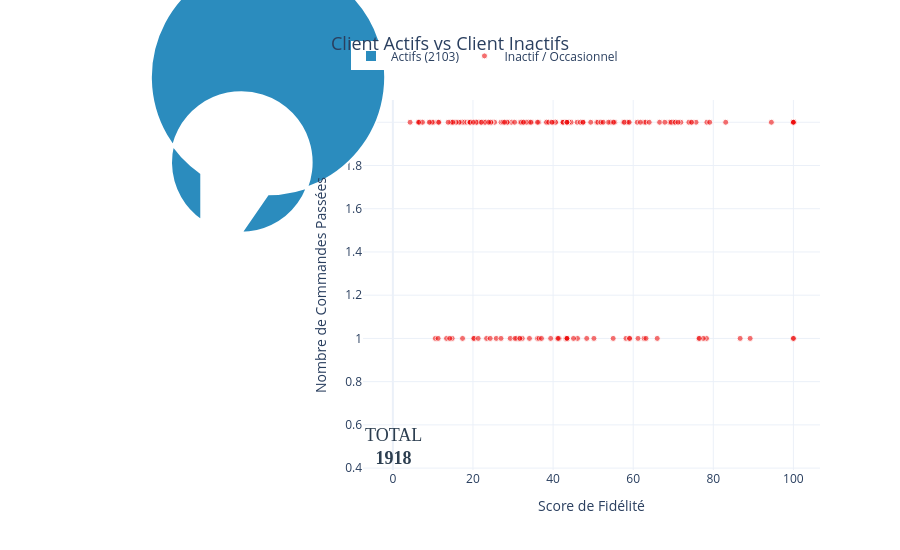

Notebook code for this chart:
### Markdown cell above
### Profils clients actifs vs inactifs

### Code cell
# Preparer la donnée 
order_counts = orders['customer_id'].value_counts()


client_metrics = orders_valid.groupby('customer_id').agg(
    nb_commandes=('order_id', 'count'),
    ca_total_xaf=('total_amount_xaf_clean', 'sum')
).reset_index()


df_scatter = client_metrics.merge(
    customers[['customer_id', 'loyalty_score', 'profile']], 
    on='customer_id', 
    how='inner'
)

# Function pour les customers Actif et Inactif en fonction de
def segment_customer(customer_id):
    count = order_counts.get(customer_id, 0)
    return 'Actif' if count >= 3 else 'Inactif / Occasionnel'

customers['profile'] = customers['customer_id'].map(segment_customer)

counts = customers['profile'].value_counts()
total_customers = len(customers)
nb_actifs = (order_counts >= 3).sum()
nb_inactifs = len(customers) - nb_actifs


ca_par_profile = df_scatter.groupby('profile')['ca_total_xaf'].sum()
ca_actifs = ca_par_profile.get('Actif', 0)
ca_inactifs = ca_par_profile.get('Inactif / Occasionnel', 0)


df_valid_orders = orders[orders['total_amount_xaf_clean'] > 0].copy()



df_scatter = df_scatter[(df_scatter['loyalty_score'] <= 100) & (df_scatter['loyalty_score'] > 0)]


fig = make_subplots(
    rows=1, cols=2, 
    specs=[[{"type": "pie"}, {"type": "scatter"}]], 
    horizontal_spacing=0.05,
    column_widths=[0.35, 0.65] 
)


fig.add_trace(
    go.Pie(
        labels=[f'Actifs ({nb_actifs})', f'Inactifs ({nb_inactifs})'], 
        values=[nb_actifs, nb_inactifs],
        hole=0.6, 
        marker=dict(colors=["#2b8cbe", "#ee0f0f"], line=dict(color="#FFFFFF", width=2)),
        textinfo='percent+label',
        hoverinfo='label+value+percent' ,
        pull=[0.05, 0], 
        name="Profil", 
        customdata=np.array([[ca_actifs], [ca_inactifs]]), 
       
        hovertemplate=(
            "<b>%{label}</b><br>"
            "Nombre de clients: %{value:,}<br>"
            "<b>CA Total: %{customdata[0]:,.0f} FCFA</b>"
            "<extra></extra>"
        )
    ), 
    row=1, col=1
)


couleurs_profil = {"Actif": "#2b8cbe", "Inactif / Occasionnel": "#ee0f0f"}

for profil, couleur in couleurs_profil.items():
    df_filtre = df_scatter[df_scatter['profile'] == profil]
    
    fig.add_trace(
        go.Scatter(
            x=df_filtre['loyalty_score'],
            y=df_filtre['nb_commandes'],
            
            mode='markers',
            name=profil,
            marker=dict(
                # size=df_filtre['ca_total_xaf'] / 8000, 
                color=couleur,
                opacity=0.6,
                line=dict(width=1, color='white'),
                sizemode='diameter' 
            ),
           customdata=df_filtre[['ca_total_xaf']].values,
            hovertemplate=(
                "<b>Profil: " + profil + "</b><br>"
                "Score Fidélité: %{x:.0f}<br>"
                "Commandes: %{y:.0f}<br>"
                "<b>CA Total Client: %{customdata[0]:,.0f} FCFA</b>"
                "<extra></extra>"
            )
        ), 
        row=1, col=2
    )


fig.add_annotation(
    text=f'TOTAL<br><b>{total_customers}</b>', 
    x=0.17, y=0.5,  
    font=dict(size=18, color='#2C3E50', family="Arial Black"),
    showarrow=False
)


fig.update_layout(
    title_text="Client Actifs vs Client Inactifs",
    title_font_size=18,
    title_x=0.5, 
    template="plotly_white",
    legend=dict(orientation="h", yanchor="bottom", y=1.08, xanchor="center", x=0.55),
    height=550,
    hovermode='closest'
)


fig.update_xaxes(title_text="Score de Fidélité", row=1, col=2)
fig.update_yaxes(title_text="Nombre de Commandes Passées", row=1, col=2)

# fig.write_image("../reports/EDA/Tableau_client.png", scale=2)
fig.write_html("../reports/EDA/Tableau_client.html")

fig.update_xaxes(showgrid=False, showticklabels=False, zeroline=False, row=1, col=1)
fig.update_yaxes(showgrid=False, showticklabels=False, zeroline=False, row=1, col=1)

fig.show()

### Figure 1 — Plotly figure (JSON) as saved in the notebook; plotly's stock layout.template omitted (floating-point values rounded to 4 significant figures; data arrays with more than 128 entries replaced by an {"elided": "..."} marker saying what was removed)
{"data": [{"customdata": [[0.0], [7568000.0]], "domain": {"x": [0, 0.3325], "y": [0, 1]}, "hole": 0.6, "hoverinfo": "label+value+percent", "hovertemplate": "<b>%{label}</b><br>Nombre de clients: %{value:,}<br><b>CA Total: %{customdata[0]:,.0f} FCFA</b><extra></extra>", "labels": ["Actifs (2103)", "Inactifs (-185)"], "marker": {"colors": ["#2b8cbe", "#ee0f0f"], "line": {"color": "#FFFFFF", "width": 2}}, "name": "Profil", "pull": [0.05, 0], "textinfo": "percent+label", "type": "pie", "values": [2103, -185]}, {"customdata": [], "hovertemplate": "<b>Profil: Actif</b><br>Score Fidélité: %{x:.0f}<br>Commandes: %{y:.0f}<br><b>CA Total Client: %{customdata[0]:,.0f} FCFA</b><extra></extra>", "marker": {"color": "#2b8cbe", "line": {"color": "white", "width": 1}, "opacity": 0.6, "sizemode": "diameter"}, "mode": "markers", "name": "Actif", "type": "scatter", "x": [], "xaxis": "x", "y": [], "yaxis": "y"}, {"customdata": {"elided": "209x1 float values"}, "hovertemplate": "<b>Profil: Inactif / Occasionnel</b><br>Score Fidélité: %{x:.0f}<br>Commandes: %{y:.0f}<br><b>CA Total Client: %{customdata[0]:,.0f} FCFA</b><extra></extra>", "marker": {"color": "#ee0f0f", "line": {"color": "white", "width": 1}, "opacity": 0.6, "sizemode": "diameter"}, "mode": "markers", "name": "Inactif / Occasionnel", "type": "scatter", "x": {"elided": "209 float values"}, "xaxis": "x", "y": {"elided": "209 int values"}, "yaxis": "y"}], "layout": {"annotations": [{"font": {"color": "#2C3E50", "family": "Arial Black", "size": 18}, "showarrow": false, "text": "TOTAL<br><b>1918</b>", "x": 0.17, "y": 0.5}], "height": 550, "hovermode": "closest", "legend": {"orientation": "h", "x": 0.55, "xanchor": "center", "y": 1.08, "yanchor": "bottom"}, "title": {"font": {"size": 18}, "text": "Client Actifs vs Client Inactifs", "x": 0.5}, "xaxis": {"anchor": "y", "domain": [0.3825, 1.0], "title": {"text": "Score de Fidélité"}}, "yaxis": {"anchor": "x", "domain": [0, 1], "title": {"text": "Nombre de Commandes Passées"}}}}
